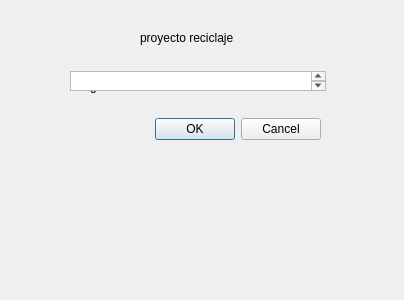
<?xml version="1.0" encoding="UTF-8"?>
<ui version="4.0">
 <class>Dialog</class>
 <widget class="QDialog" name="Dialog">
  <property name="geometry">
   <rect>
    <x>0</x>
    <y>0</y>
    <width>404</width>
    <height>300</height>
   </rect>
  </property>
  <property name="windowTitle">
   <string>Dialog</string>
  </property>
  <widget class="QWidget" name="gridLayoutWidget">
   <property name="geometry">
    <rect>
     <x>80</x>
     <y>60</y>
     <width>241</width>
     <height>80</height>
    </rect>
   </property>
   <layout class="QGridLayout" name="gridLayout">
    <item row="0" column="0">
     <widget class="QLabel" name="label_2">
      <property name="text">
       <string>Ingrese su cedula</string>
      </property>
     </widget>
    </item>
    <item row="1" column="0">
     <widget class="QDialogButtonBox" name="buttonBox">
      <property name="orientation">
       <enum>Qt::Horizontal</enum>
      </property>
      <property name="standardButtons">
       <set>QDialogButtonBox::Cancel|QDialogButtonBox::Ok</set>
      </property>
     </widget>
    </item>
   </layout>
  </widget>
  <widget class="QTextBrowser" name="textBrowser">
   <property name="geometry">
    <rect>
     <x>70</x>
     <y>71</y>
     <width>256</width>
     <height>20</height>
    </rect>
   </property>
  </widget>
  <widget class="QLabel" name="label">
   <property name="geometry">
    <rect>
     <x>140</x>
     <y>30</y>
     <width>101</width>
     <height>16</height>
    </rect>
   </property>
   <property name="text">
    <string>proyecto reciclaje</string>
   </property>
  </widget>
 </widget>
 <resources/>
 <connections>
  <connection>
   <sender>buttonBox</sender>
   <signal>accepted()</signal>
   <receiver>Dialog</receiver>
   <slot>accept()</slot>
   <hints>
    <hint type="sourcelabel">
     <x>248</x>
     <y>254</y>
    </hint>
    <hint type="destinationlabel">
     <x>157</x>
     <y>274</y>
    </hint>
   </hints>
  </connection>
  <connection>
   <sender>buttonBox</sender>
   <signal>rejected()</signal>
   <receiver>Dialog</receiver>
   <slot>reject()</slot>
   <hints>
    <hint type="sourcelabel">
     <x>316</x>
     <y>260</y>
    </hint>
    <hint type="destinationlabel">
     <x>286</x>
     <y>274</y>
    </hint>
   </hints>
  </connection>
 </connections>
</ui>
